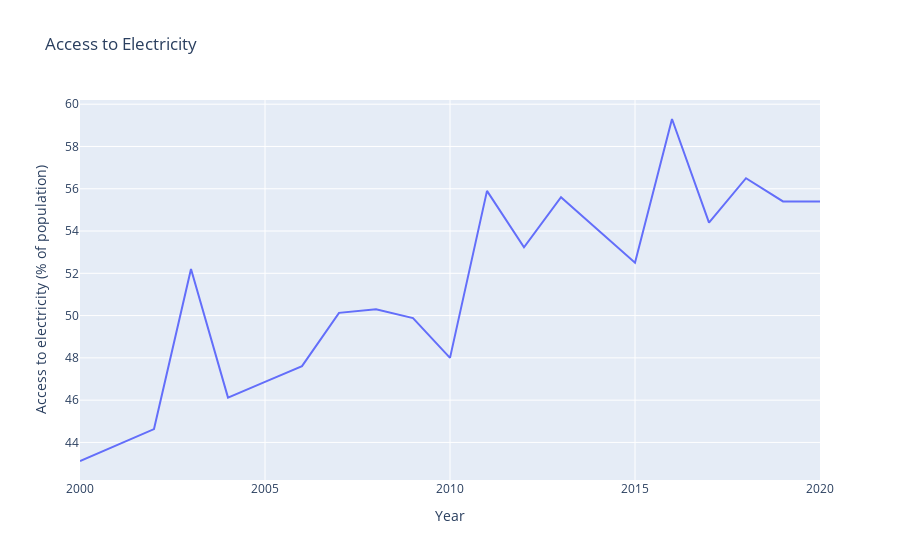

Notebook source saved alongside this figure:
### Code cell
#making visualizations
#its in relation to the year
px.line(
    data_frame = df_nigeria,
    x = 'Year',
    y = 'Access to electricity (% of population)',
    title = 'Access to Electricity'
)

### Figure 1 — Plotly figure (JSON) as saved in the notebook; plotly's stock layout.template omitted (floating-point values rounded to 4 significant figures)
{"data": [{"hovertemplate": "Year=%{x}<br>Access to electricity (% of population)=%{y}<extra></extra>", "legendgroup": "", "line": {"color": "#636efa", "dash": "solid"}, "marker": {"symbol": "circle"}, "mode": "lines", "name": "", "orientation": "v", "showlegend": false, "type": "scatter", "x": [2000, 2001, 2002, 2003, 2004, 2005, 2006, 2007, 2008, 2009, 2010, 2011, 2012, 2013, 2014, 2015, 2016, 2017, 2018, 2019, 2020], "xaxis": "x", "y": [43.12, 43.88, 44.63, 52.2, 46.12, 46.87, 47.61, 50.13, 50.3, 49.88, 48, 55.9, 53.23, 55.6, 54.05, 52.5, 59.3, 54.4, 56.5, 55.4, 55.4], "yaxis": "y"}], "layout": {"autosize": true, "legend": {"tracegroupgap": 0}, "title": {"text": "Access to Electricity"}, "xaxis": {"anchor": "y", "autorange": true, "domain": [0, 1], "range": [2000, 2020], "title": {"text": "Year"}, "type": "linear"}, "yaxis": {"anchor": "x", "autorange": true, "domain": [0, 1], "range": [42.22, 60.2], "title": {"text": "Access to electricity (% of population)"}, "type": "linear"}}}
